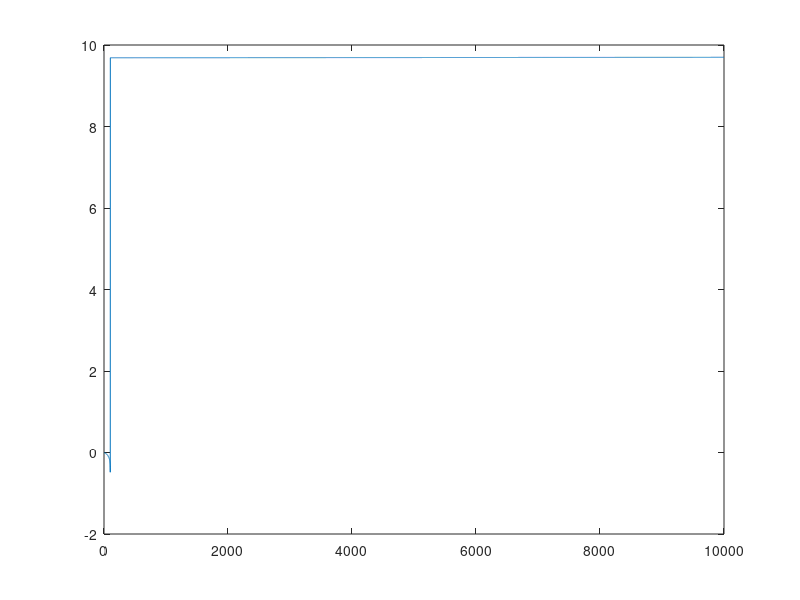

MATLAB code for this plot: (Note: this script raises an error after producing the figure.)
% Newton Raphson 
% cos x = x^3
% f(x) = cos x - x^3
% f'(x) = -sin x - 3x^2

x0 = 0.5; % initial guess
x = x0;
iter = 1;
b = [];
while (iter < 10)
    b(iter) = x;
    fx = cos(x) - x^3;
    fprime = -sin(x) - 3*x^2;
    newX = x - fx/fprime;
    x = newX;
    
    iter = iter + 1;
end

plot(1:10-1,b)
%%
% Implementation from WDF++
x0 = 0.5; % initial guess
x = x0;
iter = 1;

dx = 1e-6;
b2 = [];
maxIter = 10;
while (iter < maxIter)
    b2(iter) = x;
    f = cos(x) - x^3;
    df = cos(x+dx) - (x+dx)^3;
    newX = x - (dx*f)/(df - f);
    x = newX;
    
    iter = iter + 1;
end

plot(1:maxIter-1,b2)


%%  
% Newton Raphson from wiki 
% cos x = x^3
% f(x) = 2*Is*sinh(x/Vt)
% f'(x) = (2*Is*cosh(x/Vt))/Vt
x0 = 1; % initial guess
x = x0;
Is = 2.52e-9;
Vt = 45.3e-3;
iter = 1;
b = [];
while (iter < 100)
    b(iter) = x;
    fx = 2*Is*sinh(x/Vt);
    fprime = (2*Is*cosh(x/Vt))/Vt;
    newX = x - fx/fprime;
    x = newX;
    
    iter = iter + 1;
end

plot(1:100-1,b)

%% 
% Newton Raphson from wdf++
% cos x = x^3
% f(x) = 2*Is*sinh(x/Vt)
% f'(x) = (2*Is*cosh(x/Vt))/Vt
x0 = 0; % initial guess
b = x0;
Is = 2.52e-9;
Vt = 45.3e-3;
iter = 1;
a = 0.5;
Rp = 500;
dx = 1e-6;
b2 = [];
maxIter = 10000;
while (iter < maxIter)
    b2(iter) = b;
    f = 2*Is*sinh((a + b)/(2*Vt)) - (a-b)/(2*Rp) ;
    df = 2*Is*sinh((a + (b+dx))/2*Vt) - (a-(b+dx))/(2*Rp);
    %df = 2*Is*sinh((x+dx)/Vt);
    newB = b - (dx*f)/(df - f);
    b = newB;
    
    iter = iter + 1;
end

plot(1:maxIter-1,b2)

%%
% Implementation from WDF++
% Antiparallel diode equation added
x0 = 0.5; % initial guess
x = x0;
iter = 1;

dx = 1e-6;
b2 = [];
maxIter = 10;
%eq = 2*Is*sinh(Vdiode+b)/(2*Vt)-(Vdiode-b)/(Rp); Antiparallel equation
while (iter < maxIter)
    b2(iter) = x;
    f = 2*Is*sinh(Vdiode+b)/(2*Vt)-(Vdiode-b)/(Rp);
    df = 2*Is*sinh(Vdiode+b+dx)/(2*Vt)-(Vdiode-b+dx)/(Rp);
    newX = x - (dx*f)/(df - f);
    x = newX;
    
    iter = iter + 1;
end

plot(1:maxIter-1,b2)